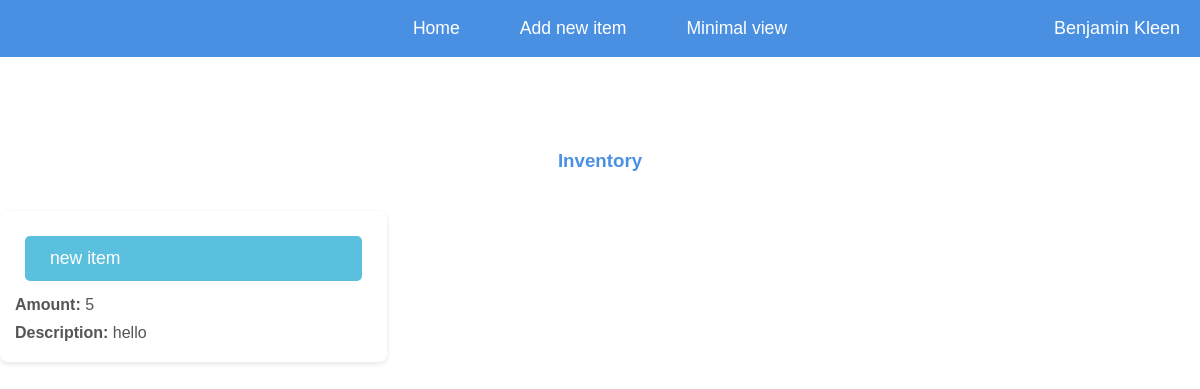
Before: /maximal/ (signed in) with the older database file.
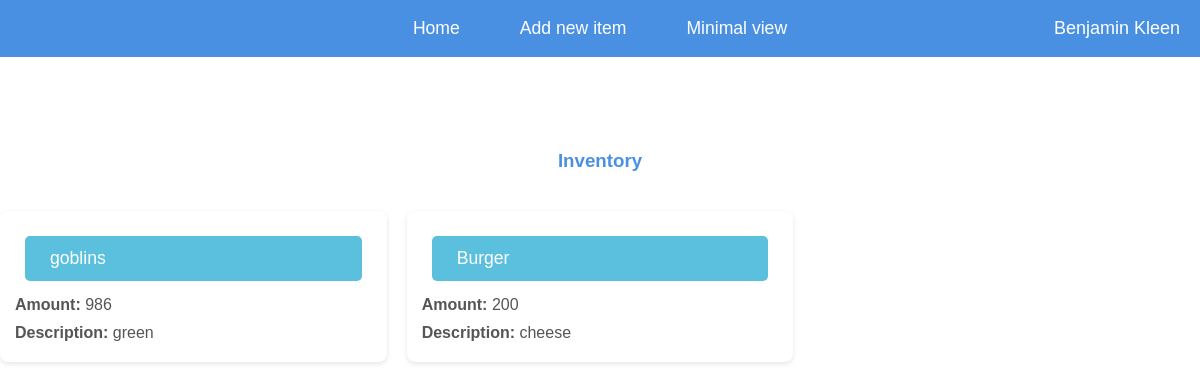
After: the same page with the newer database file.
### inventory/models.py (models this page shows, shortened)
class Item(models.Model):
    Item_name = models.CharField(max_length=100)
    Item_description = models.CharField(max_length=1000)
    Item_amount = models.IntegerField(default=1)
    Item_lowStock = models.IntegerField(default=10)

### inventory/views.py (the view)
# urls.py: path('maximal/', views.Maximalview, name='maximal'),
@login_required
def Maximalview(request):
    user = request.user
    items_for_user = Item_User.objects.filter(user=user).select_related('item')
    Item_list = [item_user.item for item_user in items_for_user]
    Username = user.get_full_name()
    context = {
        "Item_list": Item_list,
        "Username": Username,
    }
    template = loader.get_template("inventory/maximal.html")
    return HttpResponse(template.render(context,request))

### inventory/templates/inventory/maximal.html (shortened to what this page needs)
<!DOCTYPE html>
<html lang="en">
<head>
</head>
<body>
    <div class="header">
        <a href="/home" class="button-header">Home</a>
        <a href="/inventory/add" class="button-header">Add new item</a>
        <a href="/inventory" class="button-header">Minimal view</a>
        <p class="header-text">{{Username}}</p>
    </div>
    <div class="content">
        <h3>Inventory</h3>
        {% if Item_list %}
            <div class="button-container">
                {% for item in Item_list %}
                    <ul>
                        <li>
                            <a href="/inventory/{{ item.id }}/" class="button">{{ item.Item_name }}</a>
                            <p><b>Amount:</b> {{ item.Item_amount }}</p>
                            <p><b>Description:</b> {{ item.Item_description }}</p>
                        </li>
                    </ul>
                {% endfor %}
            </div>
        {% else %}
            <p>No items are available.</p>
        {% endif %}
    </div>
</body>
</html>

### inventory/templates/inventory/maximal.html (style rules this page uses)
body { font-family: Arial, sans-serif; background-color: #ffffff; color: #333; margin: 0; padding: 0; display: flex; flex-direction: column; align-items: center; height: 100vh; overflow-x: hidden; }
h3 { color: #4a90e2; margin-top: 80px; }
.header { position: fixed; top: 0; left: 0; right: 0; background-color: #4a90e2; display: flex; justify-content: center; padding: 10px 0; z-index: 10; }
.button-header { margin: 0 15px; padding: 8px 15px; color: white; text-decoration: none; font-size: 1.1em; transition: color 0.3s ease; }
.header-text { position: absolute; right: 20px; top: 0px; color: white; font-size: 18px; }
.content { display: flex; flex-direction: column; justify-content: center; align-items: center; width: 100%; margin-top: 70px; }
.button-container { display: grid; grid-template-columns: repeat(auto-fill, minmax(300px, 1fr)); gap: 20px; width: 100%; max-width: 1200px; padding: 10px; }
.button { margin: 10px; padding: 12px 25px; background-color: #5bc0de; color: white; text-decoration: none; border-radius: 5px; font-size: 1.1em; transition: background-color 0.3s ease; }
p { font-size: 1.2em; color: #555; }
ul { list-style-type: none; padding: 0; margin: 10px 0; width: 100%; }
li { margin-bottom: 20px; text-align: left; background-color: #ffffff; padding: 15px; border-radius: 8px; box-shadow: 0 2px 5px rgba(0, 0, 0, 0.1); box-sizing: border-box; display: flex; flex-direction: column; justify-content: space-between; }
li a { display: block; margin-bottom: 10px; font-size: 1.2em; color: #4a90e2; text-decoration: none; }
li p { font-size: 1em; color: #555; margin: 5px 0; }

Changed rows visible on the page:
removed Item: Item_name "new item", Item_amount "5", Item_description "hello"
added Item: Item_name "goblins", Item_amount "986", Item_description "green"
added Item: Item_name "Burger", Item_amount "200", Item_description "cheese"
